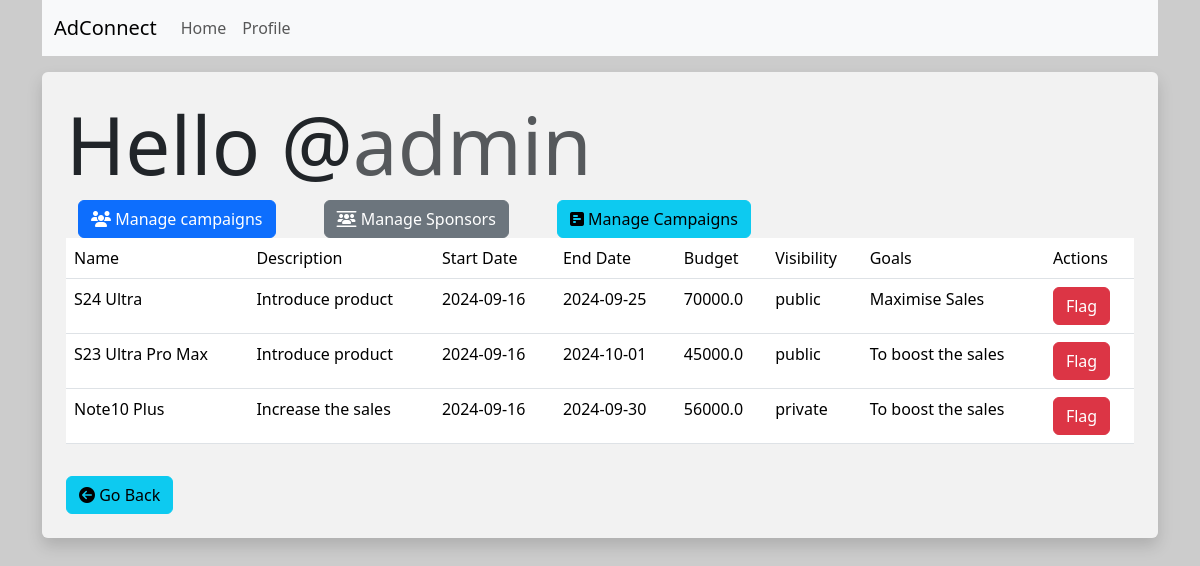
/admin/manage_campaigns (signed in), run on the app's committed database.
### models.py (models this page shows)
class Admin(db.Model):
    __tablename__ = 'admins'
    id = db.Column(db.Integer, primary_key=True)
    username = db.Column(db.String(128), unique=True,nullable=False)
    passhash = db.Column(db.String(256),nullable=False)
    name = db.Column(db.String(64),nullable=True)
    flags = db.relationship('Flag', back_populates='admin')

class Campaign(db.Model):
    __tablename__ = 'campaigns'
    id = db.Column(db.Integer, primary_key=True)
    name = db.Column(db.String(256), nullable=False)
    description = db.Column(db.Text)
    start_date = db.Column(db.Date)
    end_date = db.Column(db.Date)
    budget = db.Column(db.Float)
    visibility = db.Column(db.String(64))  # Could be 'public' or 'private'
    goals = db.Column(db.Text)
    payment_amount = db.Column(db.Float, nullable=False)
    requirements = db.Column(db.String, nullable=False)
    sponsor_id = db.Column(db.Integer, db.ForeignKey('sponsors.id'))
    sponsor = db.relationship('Sponsor', back_populates='campaigns')
    ad_requests = db.relationship('AdRequest', back_populates='campaign')

### routes.py (the view)
@app.route("/admin/manage_campaigns")
@admin_required
def manage_campaigns():
    admin=Admin.query.get(session['id'])
    campaigns = Campaign.query.all()
    flagged_campaigns = Flag.query.filter_by(entity_type='campaign').all()
    flagged_campaign_ids = {flag.entity_id for flag in flagged_campaigns}
    return render_template('/admin/manage_campaigns.html', campaigns = campaigns, admin=admin, flagged_campaign_ids=flagged_campaign_ids)

### routes.py (called while the page is built)
def admin_required(inner_func):
    @wraps(inner_func)
    def decorated_func(*args, **kwargs):
        if session.get("id"):
            if session.get("user_type") == "admin":
                return inner_func(*args, **kwargs)
            else:
                flash("Error : You are not authorized to access this page")
                return redirect(url_for('index'))
        else:
            flash("Error : Please log in to continue")
            return redirect(url_for('login'))
    return decorated_func

### templates/admin/manage_campaigns.html (shortened to what this page needs)
{% extends 'layout.html' %}
{% block content %}
    <div class="p-4 bg-white bg-opacity-75 rounded shadow mt-3">
        <h1 class="display-1">Hello @<span class="text-muted">{{  admin.username  }}</span></h1>
        <div class=" container d-flex gap-5">
            <a href="{{ url_for('manage_campaigns') }}" class="btn btn-primary"><i class="fa-solid fa-users"></i> Manage campaigns</a>
            <a href="{{ url_for('manage_sponsors') }}" class="btn btn-secondary"><i class="fa-solid fa-users-between-lines"></i> Manage Sponsors</a>
            <a href="{{ url_for('manage_campaigns') }}" class="btn btn-info"><i class="fa-solid fa-square-poll-horizontal"></i> Manage Campaigns</a>
        </div>
        <table class="table table-hover">
            <thead>
                <tr>
                    <td>Name</td>
                    <td>Description</td>
                    <td>Start Date</td>
                    <td>End Date</td>
                    <td>Budget</td>
                    <td>Visibility</td>
                    <td>Goals</td>
                    <td>Actions</td>
                </tr>
            </thead>
            <tbody>
                {% for campaign in campaigns %}
                    <tr>
                        <td>{{campaign.name}}</td>
                        <td>{{campaign.description}}</td>
                        <td>{{campaign.start_date}}</td>
                        <td>{{campaign.end_date}}</td>
                        <td>{{campaign.budget}}</td>
                        <td>{{campaign.visibility}}</td>
                        <td>{{campaign.goals}}</td>
                        <td>
                            {% if campaign.id in flagged_campaign_ids %}
                                <form action="{{url_for('unflag_entity',entity_type='campaign', entity_id=campaign.id, admin_id = admin.id)}}" class="form" method="post">
                                    <button type="submit" class="btn btn-success"> Unflag </button>
                                </form>
                            {% else %}
                                <form action="{{url_for('flag_entity',entity_type='campaign', entity_id=campaign.id, admin_id = admin.id)}}" class="form" method="post">
                                    <button type="submit" class="btn btn-danger"> Flag </button>
                                </form>
                            {% endif %}
                        </td>
                    </tr>
                {% endfor %}
            </tbody>
        </table>
        <div class="form-group p-2"></div>
            <a href="{{ url_for('admin_home') }}" class="btn btn-info"><i class="fa fa-arrow-circle-left"></i> Go Back</a>
        </div>
    </div>
{% endblock %}

### templates/layout.html (style rules this page uses)
body { background-image: url('https://picsum.photos/1920/1080'); background-size: cover; background-repeat: no-repeat; background-attachment: fixed; }

### data on the page
Admin: username "admin"
Campaign: name "S24 Ultra", description "Introduce product", start_date "2024-09-16", end_date "2024-09-25", budget "70000.0", visibility "public", goals "Maximise Sales"
Campaign: name "S23 Ultra Pro Max", description "Introduce product", start_date "2024-09-16", end_date "2024-10-01", budget "45000.0", visibility "public", goals "To boost the sales"
Campaign: name "Note10 Plus", description "Increase the sales", start_date "2024-09-16", end_date "2024-09-30", budget "56000.0", visibility "private", goals "To boost the sales"
